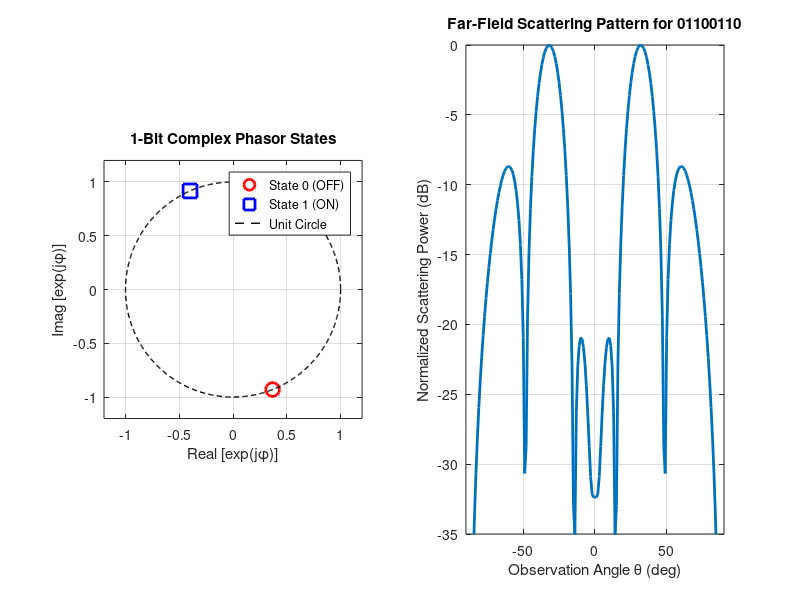

MATLAB code to generate this figure: (Note: this script raises an error after producing the figure.)
%% 20 GHz 1-Bit Reconfigurable Reflectarray Coding Pattern Generator
% Author: Graduate Electromagnetic & Metasurface Researcher
% Description: This script generates 1-bit coding patterns (e.g., 01100110,
%              01001011, 00110011) for an 8x8 reconfigurable reflectarray 
%              operating at 20 GHz (K-band). It implements complex-plane 
%              vector-distance phase quantization to map continuous phase designs
%              to the discrete states of PIN-diode-integrated unit cells.
%              Additionally, it calculates and visualizes the far-field 
%              scattering patterns (Array Factor) using discrete Fourier 
%              transforms and analytical summation.

clc;
clear;
close all;

%% 1. System and Material Parameters
f = 20e9;                   % Operating Frequency: 20 GHz (K-band)
c = 2.99792458e8;           % Speed of light in vacuum (m/s)
lambda = c / f;             % Free-space wavelength (m) (~15 mm)
p = 7.5e-3;                 % Cell period (m) (7.5 mm = 0.5 * lambda)
k = 2 * pi / lambda;        % Free-space wave number (rad/m)

% Substrate Properties (Rogers RO4003C)
epsilon_r = 3.55;           % Relative permittivity
tan_delta = 0.0027;         % Loss tangent
h_substrate = 1.524e-3;     % Substrate thickness (e.g., 60 mil / 1.524 mm)

% Copper Conductivity
sigma_cu = 5.8e7;           % Conductivity of copper (S/m)

fprintf('--- Metasurface & Substrate Parameters ---\n');
fprintf('Operating Frequency: %.2f GHz\n', f / 1e9);
fprintf('Wavelength: %.2f mm\n', lambda * 1e3);
fprintf('Cell Period: %.2f mm (%.2f*lambda)\n', p * 1e3, p / lambda);
fprintf('Substrate: Rogers RO4003C (er = %.2f, tanD = %.4f)\n\n', epsilon_r, tan_delta);

%% 2. 1-Bit Phase States (MLP7140-11 PIN Diode @ 20 GHz)
% Normal Incidence Measured/Simulated Reflection Phases
phi_OFF_deg = -68.43;       % State 0 (PIN Diode OFF)
phi_ON_deg = 113.57;        % State 1 (PIN Diode ON)
phase_diff_deg = abs(phi_ON_deg - phi_OFF_deg);

fprintf('--- 1-Bit Phase States (MLP7140-11) ---\n');
fprintf('State 0 (OFF): %.2f deg\n', phi_OFF_deg);
fprintf('State 1 (ON) : %.2f deg\n', phi_ON_deg);
fprintf('Phase Difference: %.2f deg (Ideal: 180.00 deg)\n\n', phase_diff_deg);

% Convert phases to radians
phi_OFF = deg2rad(phi_OFF_deg);
phi_ON = deg2rad(phi_ON_deg);

%% 3. Defining Coding Configurations (8x8 Array)
M = 8;                      % Number of elements along X-axis
N = 8;                      % Number of elements along Y-axis

% Example 1D coding sequences requested by user
seq1 = [0, 1, 1, 0, 0, 1, 1, 0];  % 01100110
seq2 = [0, 1, 0, 0, 1, 0, 1, 1];  % 01001011
seq3 = [0, 0, 1, 1, 0, 0, 1, 1];  % 00110011

% Let's select one sequence to construct the 8x8 coding matrix
% We can construct a 1D gradient metasurface or a 2D chessboard metasurface
selected_seq = seq1; % Default: 01100110 for beam-splitting/steering demonstration

% Construct 8x8 Coding Matrix (1D Gradient along X, uniform along Y)
coding_matrix = repmat(selected_seq', 1, N);

fprintf('--- 8x8 Coding Matrix (Pattern: 01100110) ---\n');
disp(coding_matrix);

%% 4. Complex-Plane Vector-Distance Phase Quantization
% Suppose we have an ideal continuous phase profile required for a specific
% beam steering direction (theta_s, phi_s).
theta_s = deg2rad(25);      % Desired steering elevation angle: 25 degrees
phi_s = deg2rad(0);         % Desired steering azimuthal angle: 0 degrees

continuous_phase = zeros(M, N);
for m = 1:M
    for n = 1:N
        % Position of each element relative to array center
        x_pos = (m - (M + 1)/2) * p;
        y_pos = (n - (N + 1)/2) * p;
        
        % Generalized Snell's Law phase compensation formula
        continuous_phase(m, n) = -k * (x_pos * sin(theta_s) * cos(phi_s) + y_pos * sin(theta_s) * sin(phi_s));
    end
end

% Perform Complex-Plane Vector-Distance Quantization
% We minimize the Euclidean distance: |exp(j*phi_req) - exp(j*phi_actual)|
quantized_bits = zeros(M, N);
quantized_phase = zeros(M, N);

v_OFF = exp(1i * phi_OFF);  % Phasor for OFF state (0)
v_ON = exp(1i * phi_ON);    % Phasor for ON state (1)

for m = 1:M
    for n = 1:N
        v_req = exp(1i * continuous_phase(m, n));
        
        % Calculate Euclidean distances in complex plane
        d_OFF = abs(v_req - v_OFF);
        d_ON = abs(v_req - v_ON);
        
        if d_OFF < d_ON
            quantized_bits(m, n) = 0;
            quantized_phase(m, n) = phi_OFF;
        else
            quantized_bits(m, n) = 1;
            quantized_phase(m, n) = phi_ON;
        end
    end
end

fprintf('--- Beam Steering Continuous Phase (deg) ---\n');
disp(round(rad2deg(continuous_phase)));
fprintf('--- Quantized 1-Bit Coding Bits for 25-deg Steering ---\n');
disp(quantized_bits);

%% 5. Far-Field Scattering Pattern Calculation (Array Factor)
% Angular range for far-field calculation
theta_range = deg2rad(-90:1:90);
phi_range = deg2rad(0); % Co-polarization plane (x-z plane)

% Initialize Array Factor (AF)
AF = zeros(length(theta_range), 1);

for t_idx = 1:length(theta_range)
    th = theta_range(t_idx);
    sum_val = 0;
    for m = 1:M
        for n = 1:N
            x_pos = (m - (M + 1)/2) * p;
            y_pos = (n - (N + 1)/2) * p;
            
            % Phasor summing for specific coding pattern (using 01100110 or quantized_bits)
            % Let's plot for the 01100110 pattern coding matrix
            bit = coding_matrix(m, n);
            if bit == 0
                phase_val = phi_OFF;
            else
                phase_val = phi_ON;
            end
            
            % Spatial phase factor + unit cell reflection phase
            sum_val = sum_val + exp(1i * phase_val) * exp(1i * k * (x_pos * sin(th) * cos(phi_range) + y_pos * sin(th) * sin(phi_range)));
        end
    end
    AF(t_idx) = sum_val;
end

% Normalize Array Factor
AF_db = 20 * log10(abs(AF) / max(abs(AF)));

%% 6. Visualization
figure('Color', [1 1 1]);

% Plot 1: 1-Bit Phasors in Complex Plane
subplot(1, 2, 1);
plot(cos(phi_OFF), sin(phi_OFF), 'ro', 'MarkerSize', 10, 'LineWidth', 2, 'DisplayName', 'State 0 (OFF)');
hold on;
plot(cos(phi_ON), sin(phi_ON), 'bs', 'MarkerSize', 10, 'LineWidth', 2, 'DisplayName', 'State 1 (ON)');
th_circle = 0:0.01:2*pi;
plot(cos(th_circle), sin(th_circle), 'k--', 'LineWidth', 1, 'DisplayName', 'Unit Circle');
grid on;
axis equal;
xlabel('Real [exp(j\phi)]');
ylabel('Imag [exp(j\phi)]');
title('1-Bit Complex Phasor States');
legend('Location', 'best');
xlim([-1.2 1.2]);
ylim([-1.2 1.2]);

% Plot 2: 2D Far-Field Scattering Pattern for 01100110
subplot(1, 2, 2);
plot(rad2deg(theta_range), AF_db, 'LineWidth', 2, 'Color', [0 0.4470 0.7410]);
grid on;
xlabel('Observation Angle \theta (deg)');
ylabel('Normalized Scattering Power (dB)');
title('Far-Field Scattering Pattern for 01100110');
ylim([-35 0]);
xlim([-90 90]);

sgtitle('20 GHz Reconfigurable Reflectarray Analysis (1-Bit Phase Control)');

% Print confirmation
fprintf('Coding pattern analysis completed. Plots generated successfully.\n');
